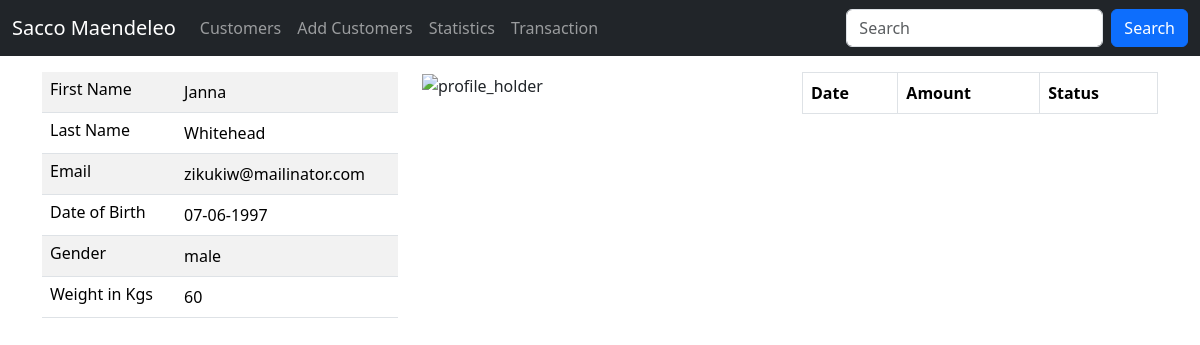
Page /customer/details/201 on the committed database.
### app/models.py (models this page shows, shortened)
class Customer(models.Model):
    first_name = models.CharField(max_length=30)
    last_name = models.CharField(max_length=30)
    email = models.EmailField(unique=True)
    dob = models.DateField()
    gender = models.CharField(max_length=10)
    weight = models.IntegerField(default=0)
    created_at = models.DateTimeField(auto_now_add=True)
    update_at = models.DateTimeField(auto_now=True)
    class Meta:
        db_table = 'customers'

### app/views.py (the view)
# urls.py: path('customer/details/<int:customer_id>', views.customer_details, name='customer_details'),
def customer_details(request, customer_id):
    customer = Customer.objects.get(id=customer_id)
    deposits = Deposit.objects.filter(customer_id=customer_id)
    return render(request, "details.html", {'deposits': deposits, 'customer': customer})

### templates/details.html (shortened to what this page needs)
{% extends 'master.html' %}
{% load static %}
{% block content %}
    <div class="container">
        <div class="row mt-3">
            <div class="col-sm-4">
                <table class="table table-striped">
                    <tr>
                        <td class="h6">First Name</td>
                        <td>{{ customer.first_name }}</td>
                    </tr>
                    <tr>
                        <td class="h6">Last Name</td>
                        <td>{{ customer.last_name }}</td>
                    </tr>
                    <tr>
                        <td class="h6">Email</td>
                        <td>{{ customer.email }}</td>
                    </tr>
                    <tr>
                        <td class="h6">Date of Birth</td>
                        <td>{{ customer.dob | date:"d-m-Y" }}</td>
                    </tr>
                    <tr>
                        <td class="h6">Gender</td>
                        <td>{{ customer.gender }}</td>
                    </tr>
                    <tr>
                        <td class="h6">Weight in Kgs</td>
                        <td>{{ customer.weight }}</td>
                    </tr>
                </table>
            </div>
            <div class="col-sm-4">
                <img src="{% static 'profile.png' %}" alt="profile_holder">
            </div>
            <div class="col-sm-4">
                <table class="table table-bordered">
                    <tr>
                        <th>Date</th>
                        <th>Amount</th>
                        <th>Status</th>
                    </tr>
                </table>
            </div>
        </div>
    </div>
{% endblock %}

### rows in the picture
Customer: first_name "Janna", last_name "Whitehead", email "zikukiw@mailinator.com", dob "07-06-1997", gender "male", weight "60"
